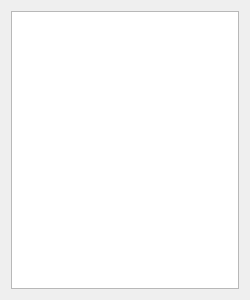
<?xml version="1.0" encoding="UTF-8"?>
<ui version="4.0">
 <class>mainWindow</class>
 <widget class="QWidget" name="mainWindow">
  <property name="geometry">
   <rect>
    <x>0</x>
    <y>0</y>
    <width>250</width>
    <height>300</height>
   </rect>
  </property>
  <property name="cursor">
   <cursorShape>ArrowCursor</cursorShape>
  </property>
  <property name="focusPolicy">
   <enum>Qt::ClickFocus</enum>
  </property>
  <property name="windowTitle">
   <string>Objects</string>
  </property>
  <property name="autoFillBackground">
   <bool>false</bool>
  </property>
  <layout class="QVBoxLayout" name="main_layout">
   <item>
    <widget class="QListWidget" name="objects_list"/>
   </item>
  </layout>
 </widget>
 <resources/>
 <connections/>
</ui>
